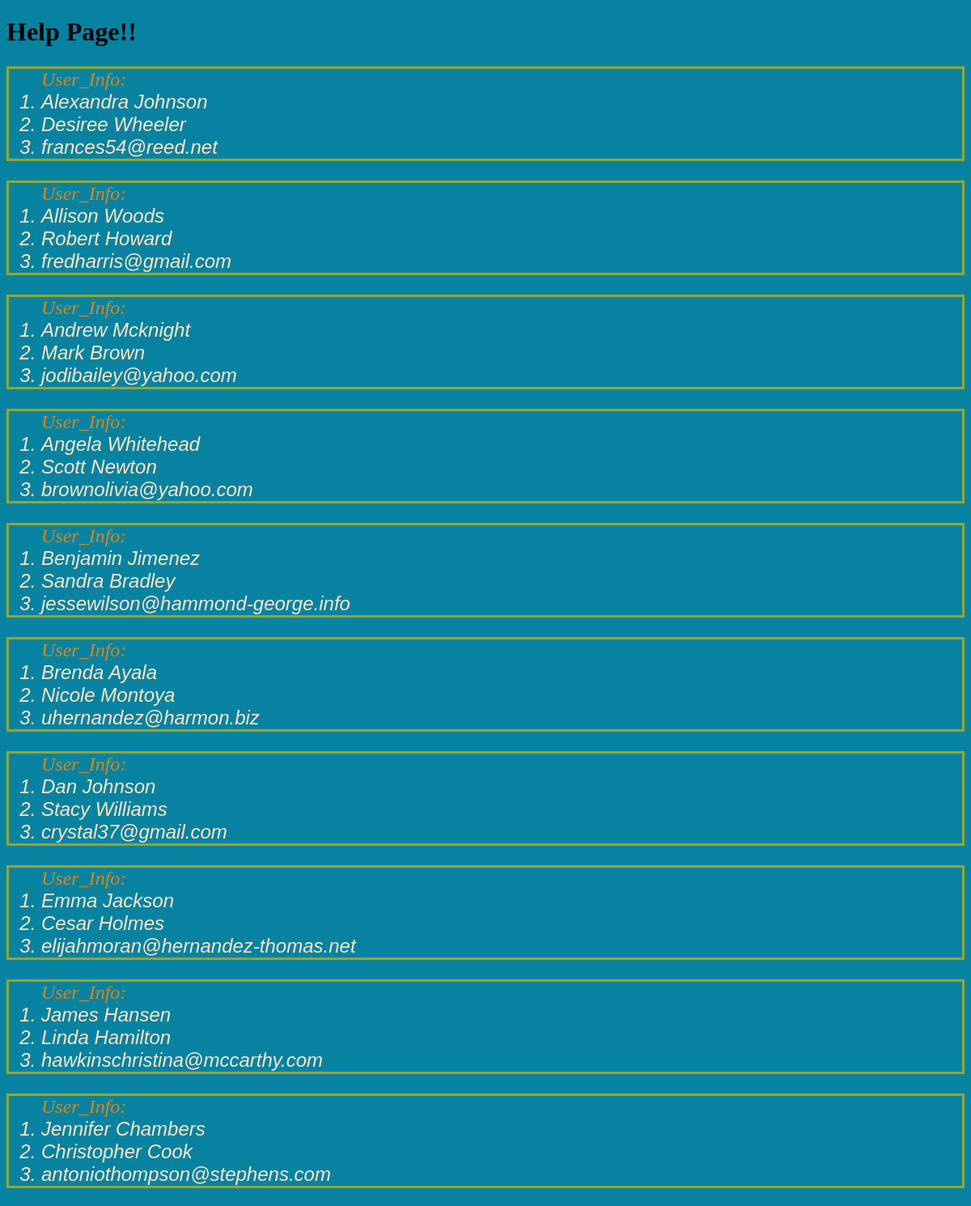
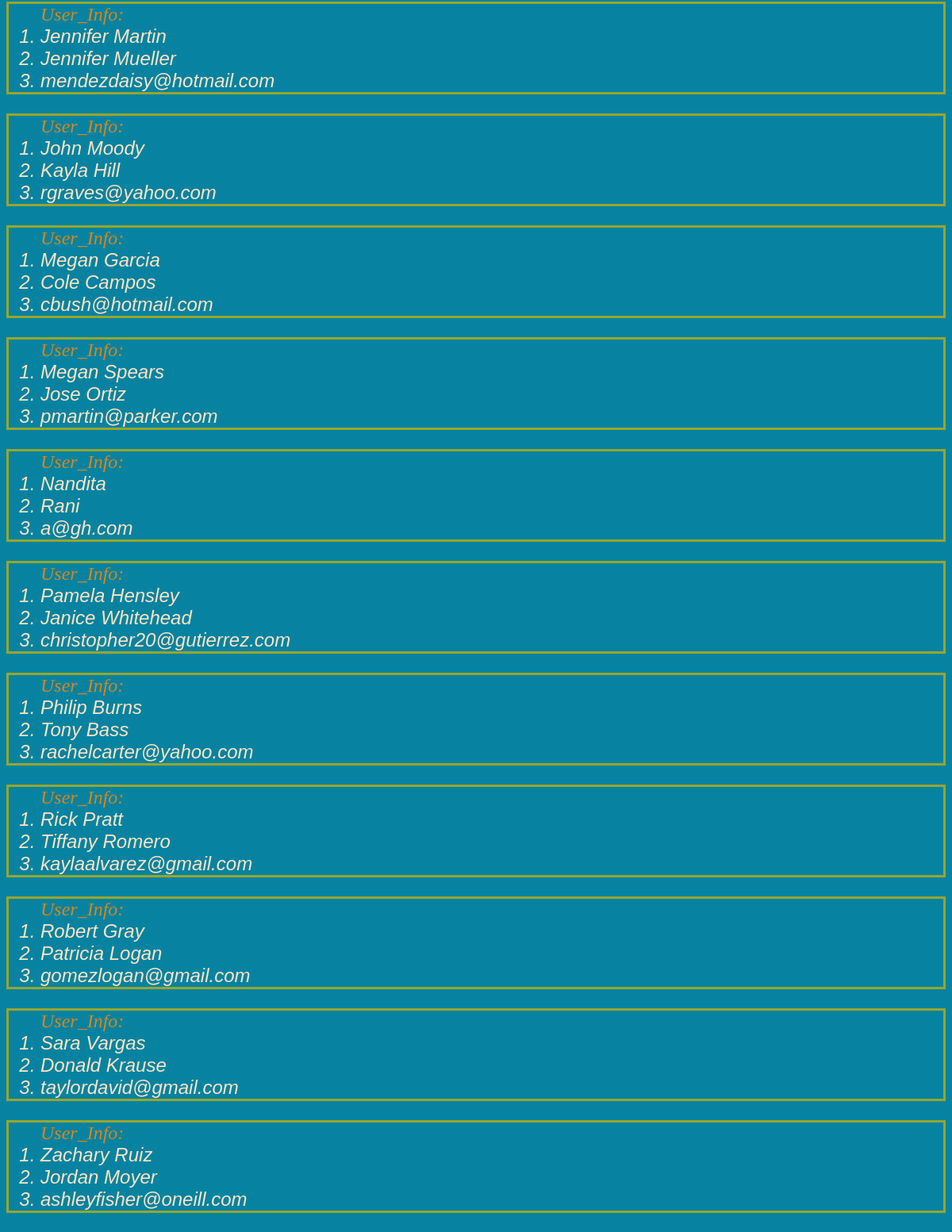
Screenshot of /help/ with the database file from the repository (2 pictures, top to bottom).
### sec_app/models.py (models this page shows, shortened)
class User(models.Model):
    first_name=models.CharField(max_length=256,unique=True)
    last_name=models.CharField(max_length=256,unique=True)
    email=models.EmailField(max_length=254)

### sec_app/views.py (the view)
# urls.py: path('help/',views.help,name='help'),
def help(request):
    user_info=User.objects.order_by('first_name')
    fn={'access_records':user_info}
    return render(request,'help.html',context=fn)

### templates/help.html (shortened to what this page needs)
<!DOCTYPE html>
{% load static %}
<html lang="en">
<head>
    <link rel="stylesheet" href="{% static "css/style.css" %}">
</head>
<body>
    <h1>Help Page!!</h1>
    <div class="dj">
        {% if access_records %}
        {% for i in access_records %}
        <ol>User_Info:
            <li>{{i.first_name}}</li>
            <li>{{i.last_name}}</li>
            <li>{{i.email}}</li>
        </ol>
        {% endfor %}
        {% else %}
        <p>No records found!!!</p>
        {% endif %}
    </div>
</body>
</html>

### static/css/style.css (style rules this page uses)
body { background-color: rgb(7, 131, 161); }
ol { border: 3px solid rgb(153, 165, 42); font-style: italic; color: rgb(218, 134, 25); font-size: x-large; }
li { color: bisque; font-family: Impact, Haettenschweiler, 'Arial Narrow Bold', sans-serif; }

### rows the page displays
User: first_name "Alexandra Johnson", last_name "Desiree Wheeler", email "frances54@reed.net"
User: first_name "Allison Woods", last_name "Robert Howard", email "fredharris@gmail.com"
User: first_name "Andrew Mcknight", last_name "Mark Brown", email "jodibailey@yahoo.com"
User: first_name "Angela Whitehead", last_name "Scott Newton", email "brownolivia@yahoo.com"
User: first_name "Benjamin Jimenez", last_name "Sandra Bradley", email "jessewilson@hammond-george.info"
User: first_name "Brenda Ayala", last_name "Nicole Montoya", email "uhernandez@harmon.biz"
User: first_name "Dan Johnson", last_name "Stacy Williams", email "crystal37@gmail.com"
User: first_name "Emma Jackson", last_name "Cesar Holmes", email "elijahmoran@hernandez-thomas.net"
User: first_name "James Hansen", last_name "Linda Hamilton", email "hawkinschristina@mccarthy.com"
User: first_name "Jennifer Chambers", last_name "Christopher Cook", email "antoniothompson@stephens.com"
User: first_name "Jennifer Martin", last_name "Jennifer Mueller", email "mendezdaisy@hotmail.com"
User: first_name "John Moody", last_name "Kayla Hill", email "rgraves@yahoo.com"
User: first_name "Megan Garcia", last_name "Cole Campos", email "cbush@hotmail.com"
User: first_name "Megan Spears", last_name "Jose Ortiz", email "pmartin@parker.com"
User: first_name "Nandita", last_name "Rani", email "a@gh.com"
User: first_name "Pamela Hensley", last_name "Janice Whitehead", email "christopher20@gutierrez.com"
User: first_name "Philip Burns", last_name "Tony Bass", email "rachelcarter@yahoo.com"
User: first_name "Rick Pratt", last_name "Tiffany Romero", email "kaylaalvarez@gmail.com"
User: first_name "Robert Gray", last_name "Patricia Logan", email "gomezlogan@gmail.com"
User: first_name "Sara Vargas", last_name "Donald Krause", email "taylordavid@gmail.com"
User: first_name "Zachary Ruiz", last_name "Jordan Moyer", email "ashleyfisher@oneill.com"
